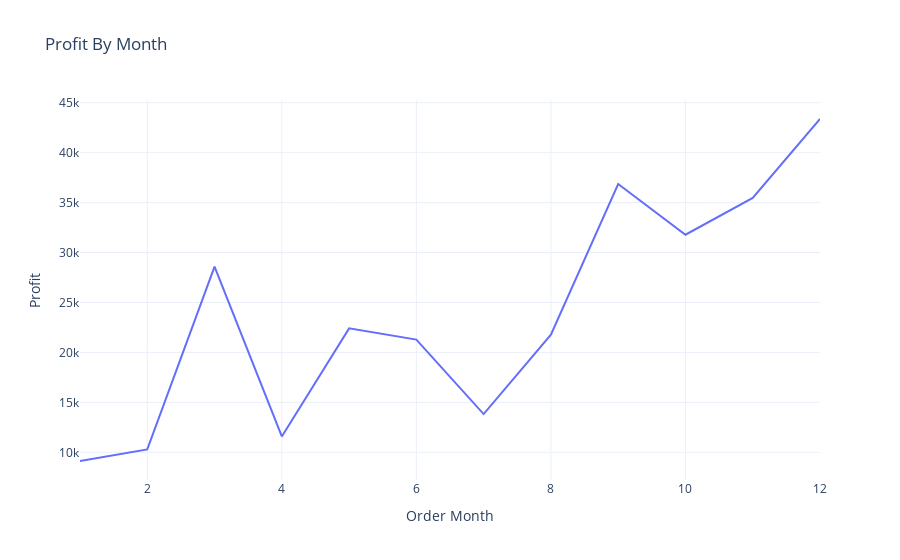

Notebook source saved alongside this figure:
### Code cell
profit_by_month = df.groupby('Order Month')['Profit'].sum().reset_index()
fig = px.line(profit_by_month,
             x = 'Order Month',
             y = 'Profit',
             title = 'Profit By Month')

fig.show()

### Figure 1 — Plotly figure (JSON) as saved in the notebook; plotly's stock layout.template omitted (floating-point values rounded to 4 significant figures)
{"data": [{"hovertemplate": "Order Month=%{x}<br>Profit=%{y}<extra></extra>", "legendgroup": "", "line": {"color": "#636efa", "dash": "solid"}, "marker": {"symbol": "circle"}, "mode": "lines", "name": "", "orientation": "v", "showlegend": false, "type": "scatter", "x": [1, 2, 3, 4, 5, 6, 7, 8, 9, 10, 11, 12], "xaxis": "x", "y": [9134.0, 10290.0, 28590.0, 11590.0, 22410.0, 21290.0, 13830.0, 21780.0, 36860.0, 31780.0, 35470.0, 43370.0], "yaxis": "y"}], "layout": {"autosize": true, "legend": {"tracegroupgap": 0}, "title": {"text": "Profit By Month"}, "xaxis": {"anchor": "y", "autorange": true, "domain": [0, 1], "range": [1, 12], "title": {"text": "Order Month"}, "type": "linear"}, "yaxis": {"anchor": "x", "autorange": true, "domain": [0, 1], "range": [7233.0, 45270.0], "title": {"text": "Profit"}, "type": "linear"}}}
